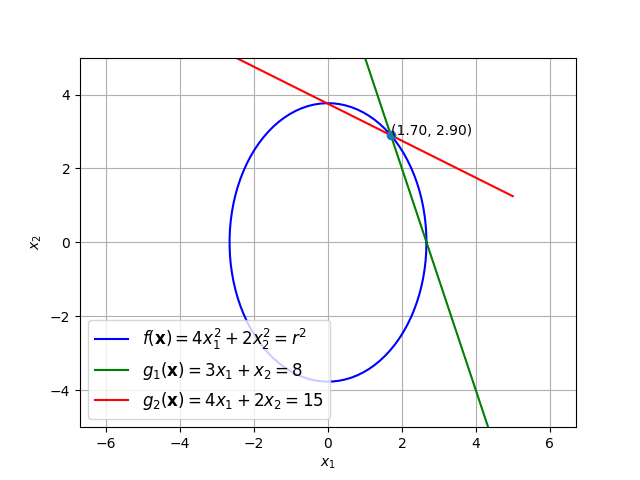

This figure's Python source:
import numpy as np
import matplotlib.pyplot as plt


#Theoretical solution using Lagrange multipliers
A = np.matrix('8 0 3 2; 0 4 1 4; 3 1 0 0; 2 4 0 0')
b = np.matrix('0 ; 0 ; 8; 15')
sol = np.array(np.linalg.inv(A)*b)
r = np.sqrt(4*sol[0]**2+2*sol[1]**2)

print (sol)
print (r)

#Plotting the ellipse f
phi = np.linspace(0.0,2*np.pi,100)

alpha = r/2
beta  = r/np.sqrt(2)
x_line = alpha*np.cos(phi)
y_line = beta*np.sin(phi)

plt.plot(x_line,y_line,'b',label='$f(\mathbf{x})=4x_1^2 + 2x_2^2 = r^2$')

#Plotting g1
x1 = np.linspace(-5,5,100)
x2 = 8*np.ones(100)  - 3*x1 
plt.plot(x1,x2,'g',label='$g_1(\mathbf{x})=3x_1 + x_2 = 8$')

#Plotting g2
y1 = np.linspace(-5,5,100)
y2 = (15*np.ones(100) - 2*y1)/4
plt.plot(y1,y2,'r',label='$g_2(\mathbf{x})=4x_1 + 2x_2 = 15$')

plt.axis('equal')
plt.grid()
plt.xlabel('$x_1$')
plt.ylabel('$x_2$')
plt.legend(loc=3,prop={'size':12})

plt.xlim(-5, 5)
plt.ylim(-5, 5)

#Display solution 
A = sol[0]
B = sol[1]

plt.plot(A,B,'o')
for xy in zip(A, B):                                       
    plt.annotate('(%.4s, %.4s)' % xy, xy=xy, textcoords='data') 
plt.show()
